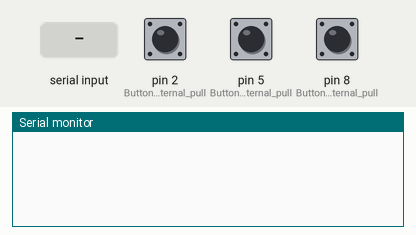
Simulated run of this sketch. Board: Arduino Uno, built with avr-gcc and run on an emulated ATmega328P. On the bench: the last lines printed to the serial monitor. Inputs (shaded band) come from the test bench; at power-on: pin 2 (Button_with_internal_pull) HIGH, pin 5 (Button_with_internal_pull) HIGH, pin 8 (Button_with_internal_pull) HIGH. Storage starts empty; the audio player accepts every command and is not drawn.

Above: at 1.2 s.
1.3 s: pin 2 (Button_with_internal_pull) pulled LOW for 0.15 s
At 2.2 s:
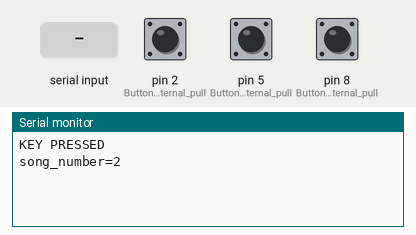
2.9 s: pin 5 (Button_with_internal_pull) pulled LOW for 0.15 s
At 4.1 s:
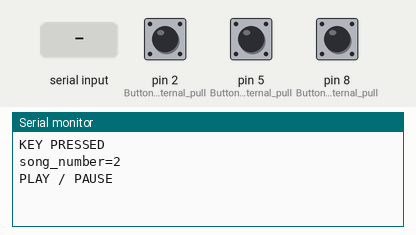
4.5 s: pin 8 (Button_with_internal_pull) pulled LOW for 0.15 s
At 5.7 s:
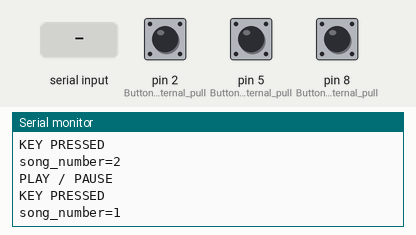
6.1 s: "0\n" received over Serial
At 7.1 s:
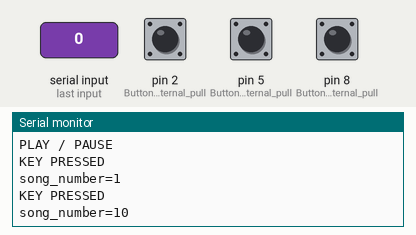
7.6 s: byte 48 ('0') received over Serial
At 8.2 s:
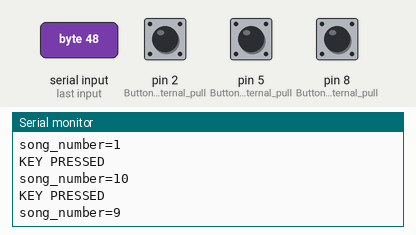
9.1 s: pin 8 (Button_with_internal_pull) pulled LOW for 1 s
At 10.6 s:
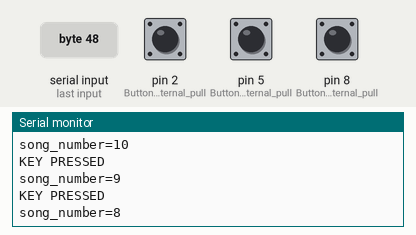
Timing chart, 0 to 12.1 s (numbered marks = the images above; inputs shaded):
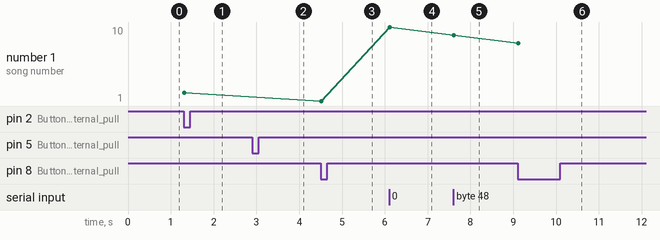

Measured:
- after the input at 1.3 s, the serial monitor: prints a new line at once (image 1)
- after the input at 2.9 s, the serial monitor: prints a new line at once (image 2)
- after the input at 4.5 s, the serial monitor: prints a new line at once (image 3)
- after the input at 6.1 s, the serial monitor: prints a new line at once (image 4)
- after the input at 7.6 s, the serial monitor: prints a new line at once (image 5)
- after the input at 9.1 s, the serial monitor: prints a new line at once (image 6)
- plotted number 1: 2 → 1 after the input at 4.5 s, 1 → 10 after the input at 6.1 s, 10 → 9 after the input at 7.6 s, 9 → 8 after the input at 9.1 s

The sketch:

sketch_dec12a.ino
```cpp
#include "SD.h" //Lib to read SD card
#include "TMRpcm.h" //Lib to play auido
#include "SPI.h" //SPI lib for SD card

#define SD_ChipSelectPin 10 //Chip select is pin number 4
TMRpcm music; //Lib object is named "music"

char incoming=0;
int song_number=0;
boolean debounce1=true;
boolean debounce2=true;
boolean debounce0=true;
boolean play_pause;

void setup(){
music.speakerPin = 9; //Auido out on pin 9
Serial.begin(9600); //Serial Com for debugging
if (!SD.begin(SD_ChipSelectPin)) {
Serial.println("SD fail");
return;
}

pinMode(8, INPUT_PULLUP);  //Button with internal pull up to previous track
pinMode(2, INPUT_PULLUP); //Button with internal pull up to next track
pinMode(5, INPUT_PULLUP); //Button with internal pull up to play/pause

music.setVolume(6);    //   0 to 7. Set volume level
music.quality(0);        //  Set 1 for 2x oversampling Set 0 for normal
//music.volume(0);        //   1(up) or 0(down) to control volume
//music.play("filename",30); plays a file starting at 30 seconds into the track
}

void loop()
{

    if (digitalRead(2)==HIGH) //Avoid debounce
  debounce1=true;

  if (digitalRead(5)==HIGH)//Avoid debounce
  debounce2=true;

  if (digitalRead(8)==HIGH) //Avoid debounce
  debounce0=true;

  if (digitalRead(2)==LOW  && debounce1 == true) //Button 1 Pressed
  {
  if (song_number == 0)
      {
        song_number++;
      }
      song_number++;
      if (song_number==11)
      {song_number=1;}
      Serial.println("KEY PRESSED");
      Serial.print("song_number=");
      Serial.println(song_number);
      debounce1=false;

      if (song_number ==1)
      {music.play("1.wav",10);} //Play song 1 from 10th second

      if (song_number ==2)
      {music.play("2.wav",10);} //Play song 2 from 33rd second

      if (song_number ==3)
      {music.play("3.wav",10);} //Play song 3 from start

      if (song_number ==4)
      {music.play("4.wav",10);}

      if (song_number ==5)
      {music.play("5.wav",10);}

      if (song_number ==6)
      {music.play("6.wav",10);}

      if (song_number ==7)
      {music.play("7.wav",10);}

      if (song_number ==8)
      {music.play("8.wav",10);}

      if (song_number ==9)
      {music.play("9.wav",10);}

      if (song_number ==10)
      {music.play("10.wav");}
}

  if (digitalRead(8)==LOW  && debounce0 == true) //Button 1 Pressed
  {
   song_number--;
      if (song_number==0 || song_number==-1)
      {song_number=10;}
      Serial.println("KEY PRESSED");
      Serial.print("song_number=");
      Serial.println(song_number);
      debounce0 = false;
      if (song_number ==1)
      {music.play("1.wav",10);} //Play song 1 from 10th second

      if (song_number ==2)
      {music.play("2.wav",10);} //Play song 2 from 33rd second

      if (song_number ==3)
      {music.play("3.wav",10);} //Play song 3 from start

      if (song_number ==4)
      {music.play("4.wav",10);}

      if (song_number ==5)
      {music.play("5.wav",10);}

      if (song_number ==6)
      {music.play("6.wav",10);}

      if (song_number ==7)
      {music.play("7.wav",10);}

      if (song_number ==8)
      {music.play("8.wav",10);}

      if (song_number ==9)
      {music.play("9.wav",10);}

      if (song_number ==10)
      {music.play("10.wav");}
}

  if (digitalRead(5)==LOW  && debounce2 == true) //Button 2 Pressed
  {
    debounce2=false;
  if (song_number == 0)
      {
        song_number++;
        music.play("1.wav",10);
      }
      else
      {
        music.pause();
      }
      Serial.println("PLAY / PAUSE");
  }


  if (Serial.available() > 0)
  {
    incoming = Serial.read();
    if (incoming == '0')
    {
      song_number--;
      if (song_number==0 || song_number==-1)
      {song_number=10;}
      Serial.println("KEY PRESSED");
      Serial.print("song_number=");
      Serial.println(song_number);

       if (song_number ==1)
      {music.play("1.wav",10);} //Play song 1 from 10th second

      if (song_number ==2)
      {music.play("2.wav",10);} //Play song 2 from 33rd second

      if (song_number ==3)
      {music.play("3.wav",10);} //Play song 3 from start

      if (song_number ==4)
      {music.play("4.wav",10);}

      if (song_number ==5)
      {music.play("5.wav",10);}

      if (song_number ==6)
      {music.play("6.wav",10);}

      if (song_number ==7)
      {music.play("7.wav",10);}

      if (song_number ==8)
      {music.play("8.wav",10);}

      if (song_number ==9)
      {music.play("9.wav",10);}

      if (song_number ==10)
      {music.play("10.wav");}
    }
    else if (incoming == '1')
    {
      if (song_number == 0)
      {
        song_number++;
        music.play("1.wav",10);
      }
      else
      {
        music.pause();
      }
      Serial.println("PLAY / PAUSE");
    }
    else if (incoming == '2')
    {
      if (song_number == 0)
      {
        song_number++;
      }
      song_number++;
      if (song_number==11)
      {song_number=1;}
      Serial.println("KEY PRESSED");
      Serial.print("song_number=");
      Serial.println(song_number);

      if (song_number ==1)
      {music.play("1.wav",10);} //Play song 1 from 10th second

      if (song_number ==2)
      {music.play("2.wav",10);} //Play song 2 from 33rd second

      if (song_number ==3)
      {music.play("3.wav",10);} //Play song 3 from start

      if (song_number ==4)
      {music.play("4.wav",10);}

      if (song_number ==5)
      {music.play("5.wav",10);}

      if (song_number ==6)
      {music.play("6.wav",10);}

      if (song_number ==7)
      {music.play("7.wav",10);}

      if (song_number ==8)
      {music.play("8.wav",10);}

      if (song_number ==9)
      {music.play("9.wav",10);}

      if (song_number ==10)
      {music.play("10.wav");}
    }
  }
  incoming=0;
}
```
